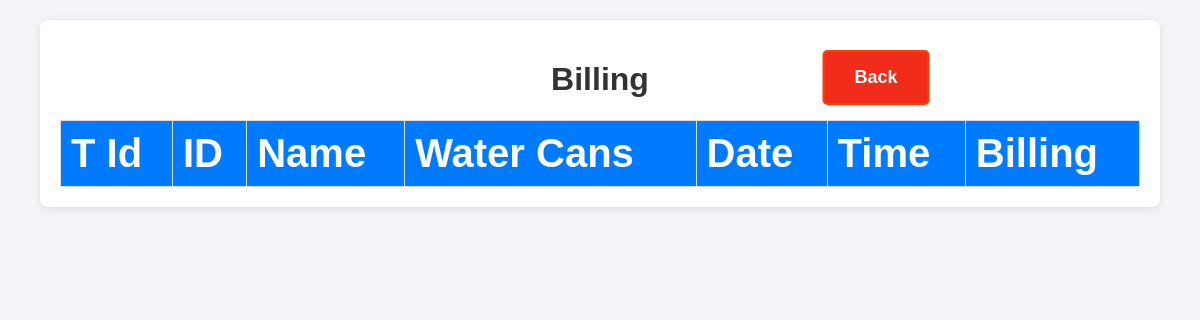
The page /billing on the database as committed earlier.
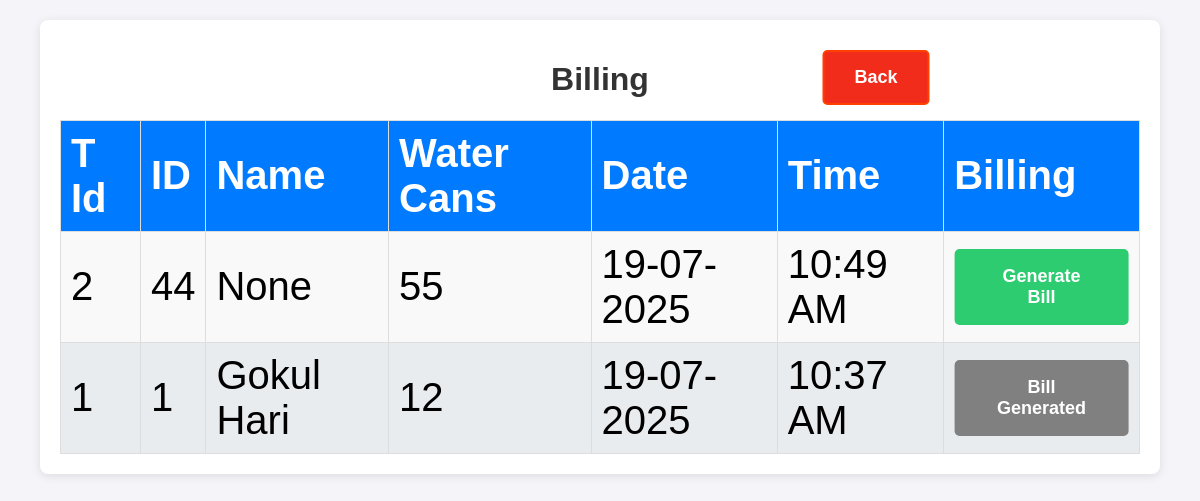
The same page on the database as committed later.
### app.py (models this page shows, shortened)
class Dealer(db.Model):
    id = db.Column(db.Integer, primary_key=True)
    dealer_id = db.Column(db.String(100), nullable=False)
    water_can_count = db.Column(db.Integer, nullable=False)
    timestamp = db.Column(db.DateTime, default=datetime.now)
    token_id = db.Column(db.Integer, nullable=False)  # Daily resetting token ID
    @property
    def formatted_date(self):
        return self.timestamp.strftime("%d-%m-%Y")  # Format the date
    @property
    def formatted_time(self):
        return self.timestamp.strftime("%I:%M %p")  # Format the time in 12-hour format

class Dealer_details(db.Model):
    id = db.Column(db.Integer, primary_key=True)
    dealer_id = db.Column(db.String(100), nullable=False, unique=True)
    name = db.Column(db.String(100), nullable=False)
    mobile = db.Column(db.String(15), nullable=False)
    address = db.Column(db.String(400), nullable=True)
    aadhaar_file = db.Column(db.String(400))  # Path to Aadhaar copy
    photo_file = db.Column(db.String(400))

### app.py (the view)
@app.route('/billing')
def billing():
    today = datetime.today().date()
    dealer_queue = db.session.query(Dealer, Dealer_details.name, BillingHistory.id).outerjoin(Dealer_details, Dealer.dealer_id == Dealer_details.dealer_id).outerjoin(BillingHistory, and_(Dealer.token_id == BillingHistory.billing_id, func.date(Dealer.timestamp) == func.date(BillingHistory.timestamp))).filter(func.date(Dealer.timestamp) == today).order_by(Dealer.timestamp.desc()).all()
    return render_template('billing.html', queue=dealer_queue, total_cans=get_total_can_today())

### app.py (called while the page is built)
def get_total_can_today():
    query = Dealer.query
    start_of_today = datetime.now().replace(hour=0, minute=0, second=0, microsecond=0)
    query = query.filter(Dealer.timestamp >= start_of_today)
    filtered_data = query.order_by(Dealer.timestamp.desc()).all()
    total_cans = sum(dealer.water_can_count for dealer in filtered_data)
    return total_cans

### templates/billing.html (shortened to what this page needs)
<!DOCTYPE html>
<html lang="en">
<head>
    <link rel="stylesheet" href="/static/styles.css">
</head>
<body class="dashboard">
    <div class="container billing">
        <h1>Billing</h1>
        <table>
            <thead>
                <tr>
                    <th>T Id</th>
                    <th>ID</th>
                    <th>Name</th>
                    <th>Water Cans</th>
                    <th>Date</th>
                    <th>Time</th>
                    <th>Billing</th>
                </tr>
            </thead>
            <tbody>
                {% for dealer, dealer_name, dealer_accounts_id in queue %}
                <tr>
                    <td>{{ dealer.token_id }}</td>
                    <td>{{ dealer.dealer_id }}</td>
                    <td>{{ dealer_name }}</td>
                    <td>{{ dealer.water_can_count }}</td>
                    <td>{{ dealer.formatted_date }}</td>
                    <td>{{ dealer.formatted_time }}</td>
                    <td><a class="{% if dealer_accounts_id %} generate_bill_disabled {% else %} generate_bill {% endif %}" href="{{ url_for('generate_bill', token_id=dealer.token_id) }}">{% if dealer_accounts_id %} Bill Generated {% else %} Generate Bill {% endif %}</a></td>
                </tr>
                {% endfor %}
            </tbody>
        </table>
    </div>
    <a href="/" class="back">Back</a>
</body>
</html>

### static/styles.css (style rules this page uses)
body { font-family: Arial, sans-serif; background-color: #f4f4f9; margin: 0; padding: 0; }
.container { max-width: 800px; margin: 20px auto; background: #fff; padding: 20px; border-radius: 8px; box-shadow: 0 2px 10px rgba(0, 0, 0, 0.1); }
h1, h2 { color: #333; text-align: center; }
table { width: 100%; border-collapse: collapse; margin-top: 10px; }
table th, table td { padding: 10px; border: 1px solid #ddd; text-align: left; }
table th { background-color: #007bff; color: white; }
table tbody tr:nth-child(odd) { background-color: #f9f9f9; }
table tbody tr:nth-child(even) { background-color: #e9ecef; }
a { display: inline-block; padding: 15px 30px; font-size: 18px; font-weight: bold; text-align: center; text-decoration: none; background-color: #007bff; color: white; border-radius: 5px; border: 2px solid #007bff; transition: all 0.3s ease; position: absolute; left: 50%; transform: translateX(-50%); transition: transform 0.2s, background-color 0.2s; }
.back { background-color: #f22c1a; border: 2px solid #ff4000; top: 50px; left: 73%; }
.dashboard .container { max-width: 90%; }
.dashboard table { font-size: 40px; width: 100%; }
.billing .generate_bill { position: relative; background-color: #2ecc71; border-color: #2ecc71; color: #fff; }
.billing .generate_bill_disabled { position: relative; color: #fff; background-color: gray; border-color: gray; pointer-events: none; }

Rows that differ between the two databases and show on the page:
added Dealer: token_id "2", dealer_id "44", dealer_name "None", water_can_count "55", formatted_date "19-07-2025", formatted_time "10:49 AM", shows "Generate Bill"
now on this page (row unchanged): Dealer_details: token_id "1", dealer_id "1", name "Gokul Hari", water_can_count "12", formatted_date "19-07-2025", formatted_time "10:37 AM", shows "Bill Generated"
